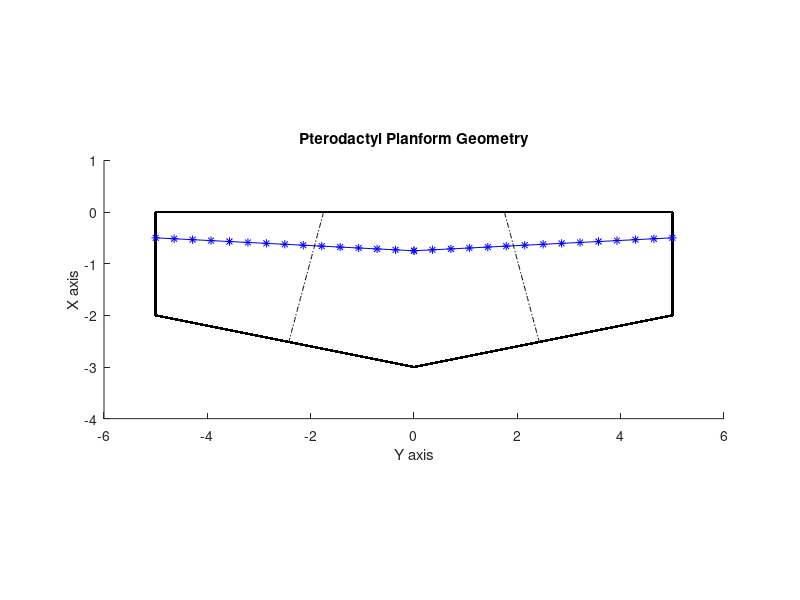

Recreate this plot in MATLAB.
function PterodactylGeometry

span = 10;
croot = 3;
ctip  = 2;

% Plot the outer edge of the planform based on the above definitions
leadingEdgeY = linspace(-span/2,span/2,1000);
tipsX = linspace(0,-ctip,400);
trailingY = linspace(-span/2,0,500);
trailingX = linspace(-ctip,-croot,500);

axis([-(span/2+1) (span/2+1) -(croot+1) 1]);
hold on
axis equal

% Axis labels to match AE convention
xlabel('Y axis')
ylabel('X axis');
title('Pterodactyl Planform Geometry');

% plot leading edge
plot(leadingEdgeY,0,'k.-','LineWidth',100);
% plot left tip
plot(-span/2,tipsX,'k.-','LineWidth',100);
% plot right tip
plot(span/2,tipsX,'k.-','LineWidth',100);
% plot left trailing edge;
plot(trailingY,trailingX,'k.-');
%plot right trailing edge
plot(trailingY+span/2,fliplr(trailingX),'k.-');

% Plot the quarter chord line for fully extended wings
%  This will need to be amended later
qcX = linspace(-ctip/4,-croot/4,15);
qcY = linspace(-span/2,0,15);
% plot left quarter chord line
plot(qcY,qcX,'b*-');
% plot right quarter chord line
plot(qcY+span/2,fliplr(qcX),'b*-');

% Hinge Geometry
hingeY = 1.75;  % Distance from center to hinge/LE intersection
hingeD = 15;    % Angle from chord at -hingeY to hinge line on left side
hingeR = hingeD*pi/180;

% Body Y position of hinge intersection with trailing edge
%intY = (ctip - croot + hingeY*tan(hingeR))/(-tan(hingeR)+(2*(croot-ctip)/span));
intY = (hingeY/tan(hingeR)+2+croot-ctip)/(2*(ctip-croot)/span - 1/tan(hingeR));
intX = -2+(intY+span/2)*2*(ctip-croot)/span;
leftHingeY = linspace(-hingeY,intY,100);
leftHingeX = linspace(0,intX,100);
rightHingeY = linspace(hingeY,-intY,100);
rightHingeX = linspace(0,intX,100);
plot(leftHingeY,leftHingeX,'k-.');
plot(rightHingeY,rightHingeX,'k-.');
%plot outer edges of triangular sections
plot(intY,linspace(0,intX),'r--');
plot(-intY,linspace(0,intX),'r--');
%plot inner edges of triangular sections
plot(-hingeY,linspace(0,(2*(ctip-croot)/span)*(span/2 - hingeY) -2),'r--');
plot(hingeY,linspace(0,(2*(ctip-croot)/span)*(span/2 - hingeY) -2),'r--');
